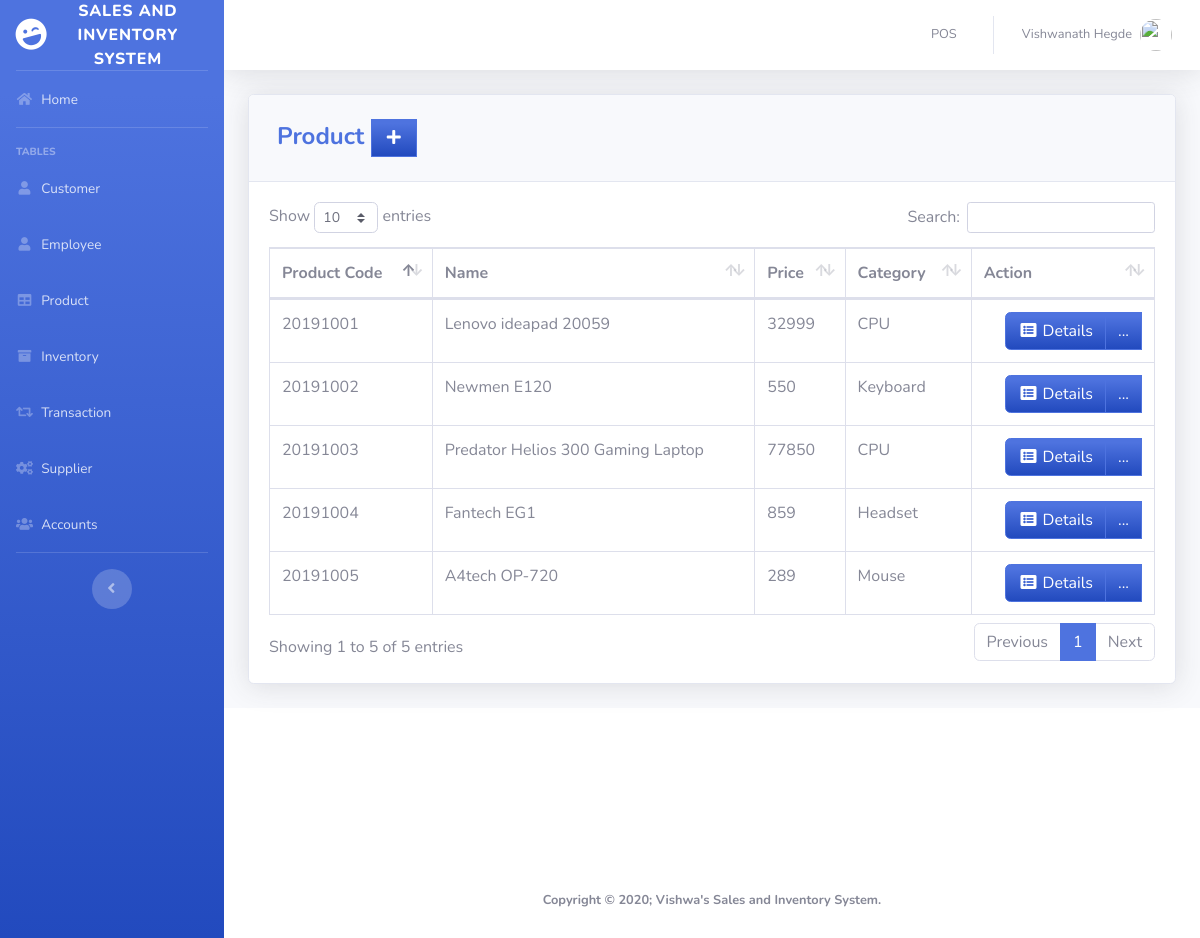
The app's page /pages/product.php (signed in) with its own data.
### tables this page shows
CREATE TABLE `product` (
  `PRODUCT_ID` int(11) NOT NULL,
  `PRODUCT_CODE` varchar(20) NOT NULL,
  `NAME` varchar(50) DEFAULT NULL,
  `DESCRIPTION` varchar(250) NOT NULL,
  `QTY_STOCK` int(50) DEFAULT NULL,
  `ON_HAND` int(250) NOT NULL,
  `PRICE` int(50) DEFAULT NULL,
  `CATEGORY_ID` int(11) DEFAULT NULL,
  `SUPPLIER_ID` int(11) DEFAULT NULL,
  `DATE_STOCK_IN` varchar(50) NOT NULL
);

CREATE TABLE `category` (
  `CATEGORY_ID` int(11) NOT NULL,
  `CNAME` varchar(50) DEFAULT NULL
);

### pages/product.php (the view, shortened to what this page needs)
<?php
include'../includes/connection.php';
include'../includes/sidebar.php';
?>
            <div class="card shadow mb-4">
            <div class="card-header py-3">
              <h4 class="m-2 font-weight-bold text-primary">Product&nbsp;<a  href="#" data-toggle="modal" data-target="#aModal" type="button" class="btn btn-primary bg-gradient-primary" style="border-radius: 0px;"><i class="fas fa-fw fa-plus"></i></a></h4>
            </div>
            <div class="card-body">
              <div class="table-responsive">
                <table class="table table-bordered" id="dataTable" width="100%" cellspacing="0">
               <thead>
                   <tr>
                     <th>Product Code</th>
                     <th>Name</th>
                     <th>Price</th>
                     <th>Category</th>
                     <th>Action</th>
                   </tr>
               </thead>
          <tbody>
<?php
    $query = 'SELECT PRODUCT_ID, PRODUCT_CODE, NAME, PRICE, CNAME, DATE_STOCK_IN FROM product p join category c on p.CATEGORY_ID=c.CATEGORY_ID GROUP BY PRODUCT_CODE';
        $result = mysqli_query($db, $query) or die (mysqli_error($db));
            while ($row = mysqli_fetch_assoc($result)) {
                echo '<tr>';
                echo '<td>'. $row['PRODUCT_CODE'].'</td>';
                echo '<td>'. $row['NAME'].'</td>';
                echo '<td>'. $row['PRICE'].'</td>';
                echo '<td>'. $row['CNAME'].'</td>';
                      echo '<td align="right"> <div class="btn-group">
                              <a type="button" class="btn btn-primary bg-gradient-primary" href="pro_searchfrm.php?action=edit & id='.$row['PRODUCT_CODE'] . '"><i class="fas fa-fw fa-list-alt"></i> Details</a>
                            <div class="btn-group">
                              <a type="button" class="btn btn-primary bg-gradient-primary dropdown no-arrow" data-toggle="dropdown" style="color:white;">
                              ... <span class="caret"></span></a>
                            <ul class="dropdown-menu text-center" role="menu">
                                <li>
                                  <a type="button" class="btn btn-warning bg-gradient-warning btn-block" style="border-radius: 0px;" href="pro_edit.php?action=edit & id='.$row['PRODUCT_ID']. '">
                                    <i class="fas fa-fw fa-edit"></i> Edit
                                  </a>
                                </li>
                            </ul>
                            </div>
                          </div> </td>';
                echo '</tr> ';
                        }
?>
                                </tbody>
                            </table>
                        </div>
                    </div>
                  </div>
<?php
include'../includes/footer.php';
?>

### records on screen
product: PRODUCT_CODE "20191001", NAME "Lenovo ideapad 20059", PRICE "32999", CATEGORY_ID.CNAME "CPU"
product: PRODUCT_CODE "20191002", NAME "Newmen E120", PRICE "550", CATEGORY_ID.CNAME "Keyboard"
product: PRODUCT_CODE "20191003", NAME "Predator Helios 300 Gaming Laptop", PRICE "77850", CATEGORY_ID.CNAME "CPU"
product: PRODUCT_CODE "20191004", NAME "Fantech EG1", PRICE "859", CATEGORY_ID.CNAME "Headset"
product: PRODUCT_CODE "20191005", NAME "A4tech OP-720", PRICE "289", CATEGORY_ID.CNAME "Mouse"

### other values on screen
$_SESSION['FIRST_NAME'] "Vishwanath"
$_SESSION['LAST_NAME'] "Hegde"
